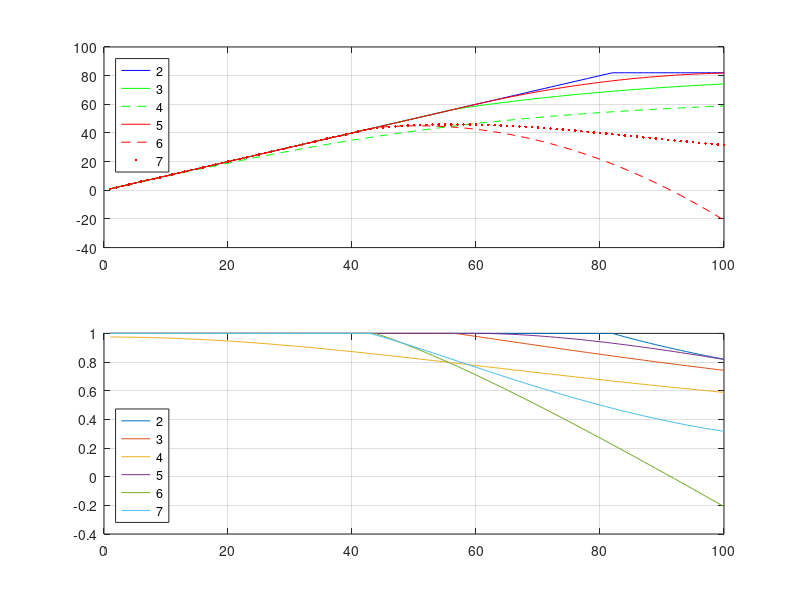

The MATLAB source for this figure:
% %%
function [gain] = agc_lut(~)
    n = 100;
    P_in = 1:n;

    lut = ones(n,7);
    lut(:,1) = 1:n;

    % ideal
    max = 82;
    for i = 1:n
        if i < max
            lut(i,2) = 1;
        else
            lut(i,2) = max / P_in(i);
        end
    end
    
    % tanh 1, index 3
    a = 0.015;
    b = 82;
    y_tanh = b .* (1 - exp(-a.*2.*P_in)) ./ (1 + exp(-a.*2.*P_in));
    lut(57:end, 3) = y_tanh(57:end) ./ P_in(57:end);
    
    % tanh 2, index 4
    a = 0.015;
    b = 65; 
    y_tanh = b .* (1 - exp(-a.*2.*P_in)) ./ (1 + exp(-a.*2.*P_in));
    lut(1:end, 4) = y_tanh(1:end) ./ P_in(1:end);
  
    % polynomial 1, index 5
    x_poly = [60 61 105 106];
    y_poly = [60 61 82 82];
    p_coeff = polyfit(x_poly, y_poly, 2);
    yy = polyval(p_coeff, P_in);
    lut(62:end, 5) = yy(62:end) ./ P_in(62:end);
%     lut(105:end, 5) = lut(105:end, 2);
    
    % polynomial 2, index 6
    x_poly = [20 50 51];
    y_poly = [20 45 45];
    p_coeff = polyfit(x_poly, y_poly, 2);
    yy = polyval(p_coeff, P_in);
    lut(44:end, 6) = yy(44:end) ./ P_in(44:end);
    
    % polynomial 3, index 7
    x_poly = [38 56 75 80];
    y_poly = [40 46 42 40];
    p_coeff = polyfit(x_poly, y_poly, 3);
    yy = polyval(p_coeff, P_in);
    lut(43:end, 7) = yy(43:end) ./ P_in(43:end);
    
    % return prefered lookup table
    % 2 = ideal
    % 3 = tanh 1
    % 4 = tanh 2
    % 5 = polynomial 1
    % 6 = polynomial 2
    % 7 = polynomial 3
    gain = lut(:,3);


clf;
figure(2)
subplot(211)
plot(P_in, P_in'.*lut(P_in,2), 'b')
hold on
grid on
plot(P_in, P_in'.*lut(P_in,3), 'g')
plot(P_in, P_in'.*lut(P_in,4), 'g--')
plot(P_in, P_in'.*lut(P_in,5), 'r')
plot(P_in, P_in'.*lut(P_in,6), 'r--')
plot(P_in, P_in'.*lut(P_in,7), 'r.')
legend('2','3','4','5','6','7','Location','northwest')
subplot(212)
plot(P_in, lut(:,2:end))
legend('2','3','4','5','6','7','Location','southwest')
grid on

end

% %% polynomial
% clf
% x_poly = [60 61 105 106];
% y_poly = [60 61 82 82];
% p_coeff = polyfit(x_poly, y_poly, 2);
% xx = linspace(0,130, 131);
% yy = polyval(p_coeff, xx);
% 
% plot(xx,yy, xx,xx,'r--',xx,82,'r--')
% grid on
% axis([0 130 0 85]);

% clf
% x_poly = [40 41 80 81];
% y_poly = [40 41 62 62];
% p_coeff = polyfit(x_poly, y_poly, 2);
% xx = linspace(0,130, 131);
% yy = polyval(p_coeff, xx);
% 
% plot(xx,yy, xx,xx,'r--',xx,82,'r--')
% grid on
% axis([0 130 0 85]);
% 
% 
% % %% tanh
% % clf
% a = 0.015;
% b = 82;
% x = linspace(0,130);
% y = b .* (1 - exp(-a.*2.*x)) ./ (1 + exp(-a.*2.*x));
% hold on
% plot(x,y,'g', x,x,'r--')
% % grid on
% % axis([0 130 0 85]);

% %%
% clf
% a = 0.015;
% b = 75;
% x = linspace(0,130);
% y = b .* (1 - exp(-a.*2.*x)) ./ (1 + exp(-a.*2.*x));
% hold on
% plot(x,y,'g', x,x,'r--',x,82,'r--')
% grid on
% % axis([0 130 0 85]);